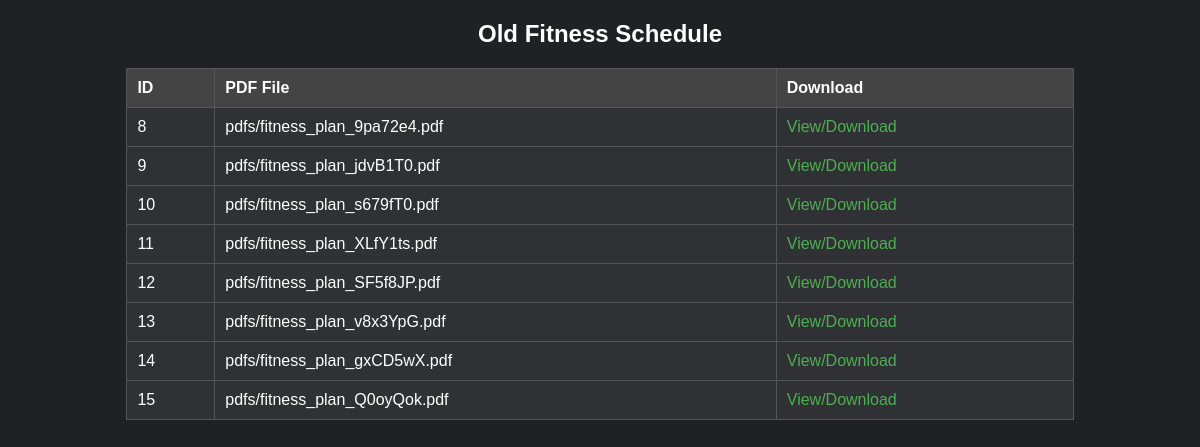
The page /fitness_plan/ on the database as committed earlier.
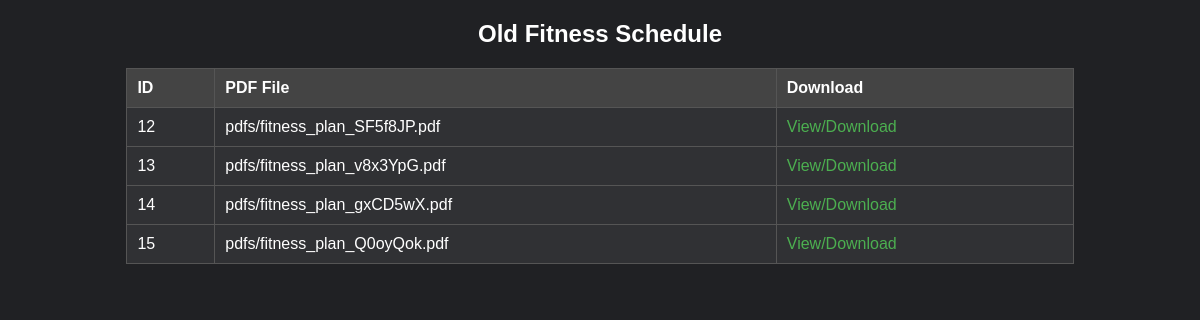
The same page on the database as committed later.
### myapp/models.py (models this page shows, shortened)
class Gptinfo(models.Model):
    pdf_file = models.FileField(upload_to='fitness_plans/')
    created_at = models.DateTimeField(auto_now_add=True)
    class Meta:
        ordering = ['-created_at']

### myapp/views.py (the view)
# urls.py: path("fitness_plan/", views.display_fitness_plan, name="ourOldschedule"),
def display_fitness_plan(request):
    gptinfos = Gptinfo.objects.all()
    return render(request, 'myapp/ourOldschedule.html', {'gptinfos': gptinfos})

### myapp/templates/myapp/ourOldschedule.html (shortened to what this page needs)
<!DOCTYPE html>
<html lang="en">
<head>
</head>
<body>
    <h2>Old Fitness Schedule</h2>
    <table>
        <thead>
            <tr>
                <th>ID</th>
                <th>PDF File</th>
                <th>Download</th>
            </tr>
        </thead>
        <tbody>
            {% for item in gptinfos %}
            <tr>
                <td>{{ item.id }}</td>
                <td>{{ item.pdf_file.name }}</td>
                <td>
                    {% if item.pdf_file %}
                        <a href="{{ item.pdf_file.url }}" target="_blank">View/Download</a>
                    {% else %}
                        No file available
                    {% endif %}
                </td>
            </tr>
            {% empty %}
            <tr>
                <td colspan="3">No records found</td>
            </tr>
            {% endfor %}
        </tbody>
    </table>
</body>
</html>

Rows that differ between the two databases and show on the page:
removed Gptinfo: id "8", pdf_file.name "pdfs/fitness_plan_9pa72e4.pdf"
removed Gptinfo: id "9", pdf_file.name "pdfs/fitness_plan_jdvB1T0.pdf"
removed Gptinfo: id "10", pdf_file.name "pdfs/fitness_plan_s679fT0.pdf"
removed Gptinfo: id "11", pdf_file.name "pdfs/fitness_plan_XLfY1ts.pdf"
